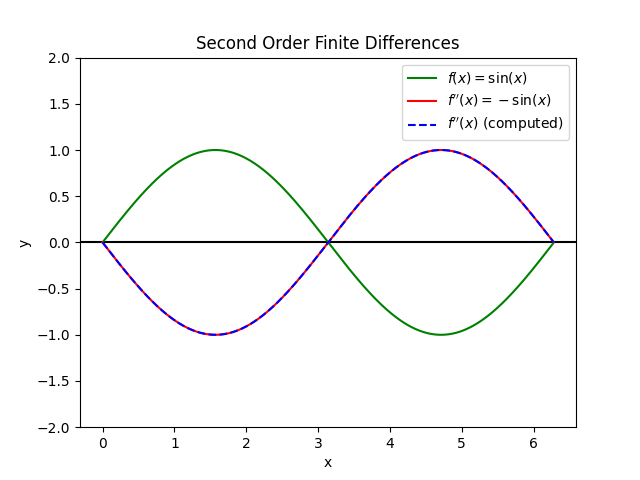

This figure's Python source:
import numpy as np
import matplotlib.pyplot as plt
import os
from utils import central_2nd

a = 0
b = 2 * np.pi
N = 1000
h = (b - a) / N
x = np.arange(a, b, h)
plt.axhline(c = "k")
plt.plot(x, np.sin(x), "g-", label="$f(x) = \sin(x)$")
plt.plot(x, -np.sin(x), "r-", label="$f''(x) = -\sin(x)$")
plt.plot(x, central_2nd(np.sin(x), h), "b--", label="$f''(x)$ (computed)")
plt.ylim(-2, 2)
plt.xlabel("x")
plt.ylabel("y")
plt.title("Second Order Finite Differences")
plt.legend()
plt.savefig(os.path.join(os.path.dirname(__file__), "4-1.png"))
plt.show()